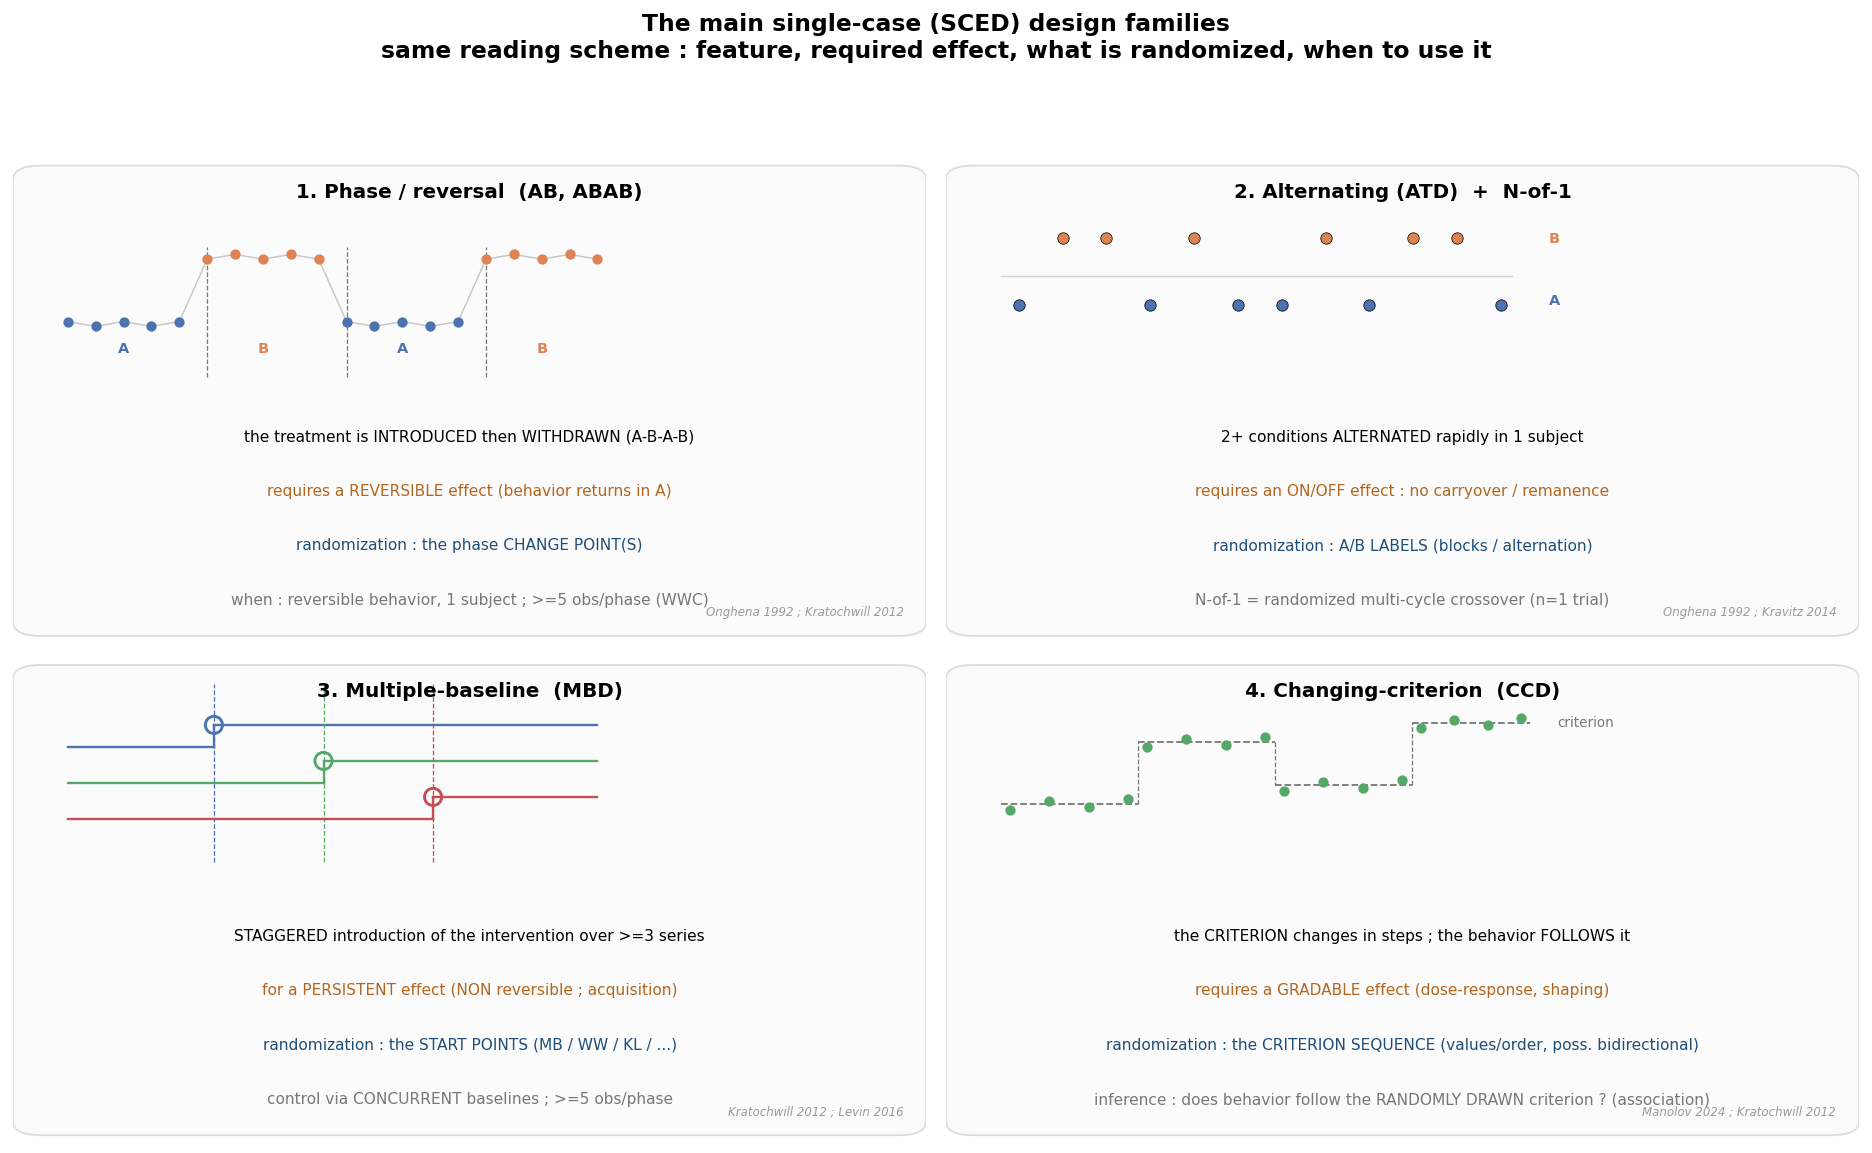

Reproduce this figure in Python.
"""Didactic figure: the main SINGLE-CASE (SCED) design families - phase/reversal
(AB, ABAB), alternating-treatments (ATD, incl. block randomization and N-of-1
crossover), multiple-baseline (MBD), and changing-criterion (CCD). Each panel shows a
mini schematic + the core feature, the effect condition it requires, what is randomized,
and when to use it. English labels, ASCII only."""
import numpy as np
import matplotlib
matplotlib.use("Agg")
import matplotlib.pyplot as plt
from matplotlib.patches import FancyBboxPatch

BLUE, ORANGE, GREEN, RED, GREY = "#4C72B0", "#DD8452", "#55A868", "#C44E52", "#777777"
INFO, WARN, POS = "#1f4e79", "#b5651d", "#2e7d32"
SUBJ = [BLUE, GREEN, RED]


def frame(ax, bg="#fbfbfb"):
    ax.axis("off"); ax.set_xlim(0, 1); ax.set_ylim(0, 1)
    ax.add_patch(FancyBboxPatch((0.01, 0.02), 0.98, 0.96, boxstyle="round,pad=0.01,rounding_size=0.03",
                                fc=bg, ec="#dcdcdc", lw=1, transform=ax.transAxes, zorder=0))


def block(ax, title, items, top=0.44, bot=0.10):
    ax.text(0.5, 0.955, title, fontsize=11, fontweight="bold", va="top", ha="center")
    n = len(items)
    ys = [(top + bot) / 2] if n == 1 else [top - i * (top - bot) / (n - 1) for i in range(n)]
    for (txt, col), y in zip(items, ys):
        ax.text(0.5, y, txt, fontsize=8.5, color=col, va="top", ha="center")


def ref(ax, t):
    ax.text(0.975, 0.045, t, ha="right", va="bottom", fontsize=6.5, color="#9a9a9a", style="italic")


def sch_line(ax, x0=0.06, x1=0.62, y=0.75):
    ax.plot([x0, x1], [y, y], color=GREY, lw=0.8, alpha=0.3, zorder=1)


fig, ax = plt.subplots(2, 2, figsize=(14.5, 9))
fig.suptitle("The main single-case (SCED) design families\n"
             "same reading scheme : feature, required effect, what is randomized, when to use it",
             fontsize=13, fontweight="bold")

# ---- 1. Phase / reversal (AB, ABAB) ----
a = ax[0, 0]; frame(a)
xs = np.linspace(0.06, 0.64, 20)
phase = np.array([0]*5 + [1]*5 + [0]*5 + [1]*5)       # A B A B
yv = 0.66 + 0.14 * phase + np.array([0.01, -0.01]*10) * 0.5
for i in range(20):
    a.scatter(xs[i], yv[i], color=(BLUE if phase[i] == 0 else ORANGE), s=22, zorder=3)
a.plot(xs, yv, color=GREY, lw=0.8, alpha=0.4)
for xb in [xs[5], xs[10], xs[15]]:
    a.axvline(xb, ymin=0.55, ymax=0.82, color=GREY, ls="--", lw=0.7)
for lab, xc in [("A", xs[2]), ("B", xs[7]), ("A", xs[12]), ("B", xs[17])]:
    a.text(xc, 0.60, lab, ha="center", fontsize=8, fontweight="bold",
           color=(BLUE if lab == "A" else ORANGE))
block(a, "1. Phase / reversal  (AB, ABAB)", [
    ("the treatment is INTRODUCED then WITHDRAWN (A-B-A-B)", "black"),
    ("requires a REVERSIBLE effect (behavior returns in A)", WARN),
    ("randomization : the phase CHANGE POINT(S)", INFO),
    ("when : reversible behavior, 1 subject ; >=5 obs/phase (WWC)", GREY)])
ref(a, "Onghena 1992 ; Kratochwill 2012")

# ---- 2. ATD / alternating (+ N-of-1) ----
a = ax[0, 1]; frame(a); sch_line(a, y=0.76)
seq = [0, 1, 1, 0, 1, 0, 0, 1, 0, 1, 1, 0]
for k, lab in enumerate(seq):
    x = 0.08 + k * 0.048
    y = 0.70 + 0.14 * lab
    a.scatter(x, y, color=(BLUE if lab == 0 else ORANGE), s=40, edgecolor="black", lw=0.4, zorder=3)
a.text(0.66, 0.83, "B", fontsize=8, color=ORANGE, fontweight="bold")
a.text(0.66, 0.70, "A", fontsize=8, color=BLUE, fontweight="bold")
block(a, "2. Alternating (ATD)  +  N-of-1", [
    ("2+ conditions ALTERNATED rapidly in 1 subject", "black"),
    ("requires an ON/OFF effect : no carryover / remanence", WARN),
    ("randomization : A/B LABELS (blocks / alternation)", INFO),
    ("N-of-1 = randomized multi-cycle crossover (n=1 trial)", GREY)])
ref(a, "Onghena 1992 ; Kravitz 2014")

# ---- 3. Multiple-baseline (MBD) ----
a = ax[1, 0]; frame(a)
starts = [0.22, 0.34, 0.46]
step = 0.045
for i in range(3):
    y = 0.82 - i * 0.075
    s = starts[i]
    a.plot([0.06, s], [y, y], color=SUBJ[i], lw=1.3)                       # baseline
    a.plot([s, s], [y, y + step], color=SUBJ[i], lw=1.3)                   # riser at onset
    a.plot([s, 0.64], [y + step, y + step], color=SUBJ[i], lw=1.3)        # treatment
    a.axvline(s, ymin=0.58, ymax=0.95, color=SUBJ[i], ls="--", lw=0.7)
    a.scatter(s, y + step, s=90, facecolor="none", edgecolor=SUBJ[i], lw=1.6, zorder=5)  # ring on the elbow
block(a, "3. Multiple-baseline  (MBD)", [
    ("STAGGERED introduction of the intervention over >=3 series", "black"),
    ("for a PERSISTENT effect (NON reversible ; acquisition)", WARN),
    ("randomization : the START POINTS (MB / WW / KL / ...)", INFO),
    ("control via CONCURRENT baselines ; >=5 obs/phase", GREY)])
ref(a, "Kratochwill 2012 ; Levin 2016")

# ---- 4. Changing-criterion (CCD) ----
a = ax[1, 1]; frame(a)
steps_x = [0.06, 0.21, 0.36, 0.51, 0.64]
crit = [0.70, 0.83, 0.74, 0.87]                            # BIDIRECTIONAL (up, down, up) = randomized
for j in range(4):
    a.plot([steps_x[j], steps_x[j+1]], [crit[j], crit[j]], color=GREY, ls="--", lw=1)   # criterion
    if j:                                                   # vertical connector between criterion steps
        a.plot([steps_x[j], steps_x[j]], [crit[j-1], crit[j]], color=GREY, ls="--", lw=0.7)
    xx = np.linspace(steps_x[j] + 0.01, steps_x[j+1] - 0.01, 4)
    a.scatter(xx, crit[j] + np.array([-0.012, 0.006, -0.006, 0.01]), color=GREEN, s=22, zorder=3)  # behavior tracks
a.text(0.67, crit[-1], "criterion", fontsize=7.5, color=GREY, va="center")
block(a, "4. Changing-criterion  (CCD)", [
    ("the CRITERION changes in steps ; the behavior FOLLOWS it", "black"),
    ("requires a GRADABLE effect (dose-response, shaping)", WARN),
    ("randomization : the CRITERION SEQUENCE (values/order, poss. bidirectional)", INFO),
    ("inference : does behavior follow the RANDOMLY DRAWN criterion ? (association)", GREY)])
ref(a, "Manolov 2024 ; Kratochwill 2012")

fig.tight_layout(rect=[0, 0, 1, 0.93])
out = "/Users/camile.bousfiha/PycharmProjects/pysced/docs/figures/sced_designs.png"
fig.savefig(out, dpi=130, bbox_inches="tight")
print("saved", out)
